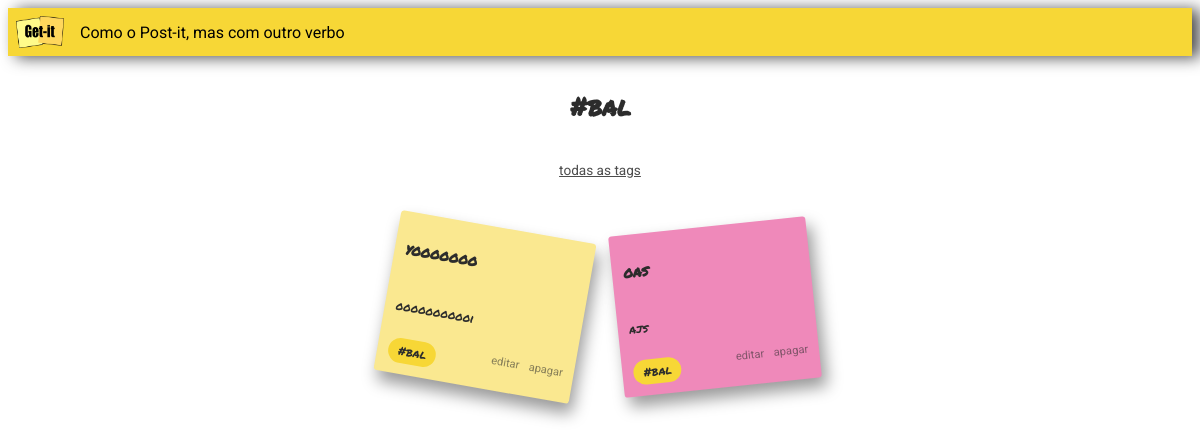
Screenshot of /tags/7/ with the database file from the repository.
### notes/models.py (models this page shows, shortened)
class Tag(models.Model):
    nome = models.CharField(max_length=200)

class Note(models.Model):
    title = models.CharField(max_length=200)
    content = models.TextField(null=True)
    tag = models.ForeignKey(Tag, null=True, on_delete=models.CASCADE)

### notes/views.py (the view)
# urls.py: path('tags/<int:id>/', views.tag_detail, name='tag_detail'),
def tag_detail(request, id):
    tag = Tag.objects.get(id=id)
    return render(request, 'notes/tag.html', {'tag': tag, 'notes': tag.note_set.all()})

### notes/templates/notes/tag.html
{% extends "notes/base.html" %}
{% block content %}
<h2 class="page-title">#{{ tag.nome }}</h2>
<a class="tags-link" href="{% url 'tags' %}">todas as tags</a>
{% include "notes/cards.html" %}
{% endblock %}

### notes/templates/notes/cards.html
<div class="card-container">
  {% for note in notes %}
  <div class="card">
    <h3 class="card-title">{{ note.title }}</h3>
    <div class="card-content">
      <p>{{ note.content|default:'' }}</p>
    </div>
    <div class="card-actions">
    {% if note.tag %}<span class="card-tag">#{{ note.tag.nome }}</span>{% endif %}
    <a class="card-action" href="{% url 'update' note.id %}">editar</a>
    <a class="card-action" href="{% url 'delete' note.id %}">apagar</a>
  </div>
  </div>
  {% endfor %}
</div>

### notes/static/notes/getit.css (style rules this page uses)
html, body { font-family: "Roboto", sans-serif; }
.card-container { display: flex; flex-wrap: wrap; align-items: flex-start; justify-content: center; gap: 2.5rem 2rem; max-width: 75rem; margin: 3rem auto; padding: 0 2rem; }
.card { --rotation: -2deg; width: 11rem; min-height: 7rem; padding: 0.7rem; display: flex; flex-direction: column; gap: 0.7rem; border-radius: 0.2rem; box-shadow: 0.3rem 0.6rem 1rem rgba(0, 0, 0, 0.4); transform: rotate(var(--rotation)); }
.card-color-1 { background-color: #fae890; }
.card-color-2 { background-color: #ef89ba; }
.card-rotation-3 { --rotation: -6deg; }
.card-rotation-11 { --rotation: 10deg; }
.card-title { font-family: "Permanent Marker", cursive; font-size: 0.95rem; color: #2c2c2c; }
.card-content p { font-family: "Permanent Marker", cursive; font-size: 0.75rem; line-height: 1.3; color: #2c2c2c; }
.card-actions { display: flex; justify-content: flex-end; gap: 0.6rem; margin-top: auto; }
.card-action { font-family: "Roboto", sans-serif; font-size: 0.7rem; color: #2c2c2c; opacity: 0.55; text-decoration: none; }
.tags-link { margin-top: 1rem; font-family: "Roboto", sans-serif; font-size: 0.85rem; color: #4c4c4c; }
.page-title { margin-top: 2rem; font-family: "Permanent Marker", cursive; font-size: 1.6rem; color: #2c2c2c; }
.card-tag { font-family: "Permanent Marker", cursive; font-size: 0.75rem; color: #2c2c2c; background-color: #f7d736; padding: 0.25rem 0.6rem; border-radius: 1rem; margin-right: auto; }
.card-content { overflow-wrap: anywhere; }
.card-content p { display: -webkit-box; -webkit-line-clamp: 8; -webkit-box-orient: vertical; overflow: hidden; }

### rows the page displays
Tag: nome "bal"
Note: title "yooooooo", content "ooooooooooi", tag.nome "bal"
Note: title "oas", content "ajs", tag.nome "bal"
